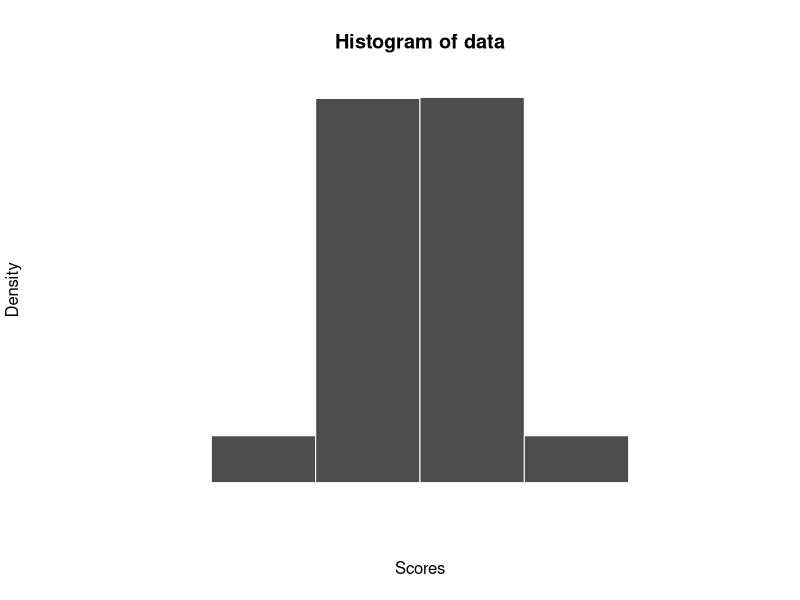
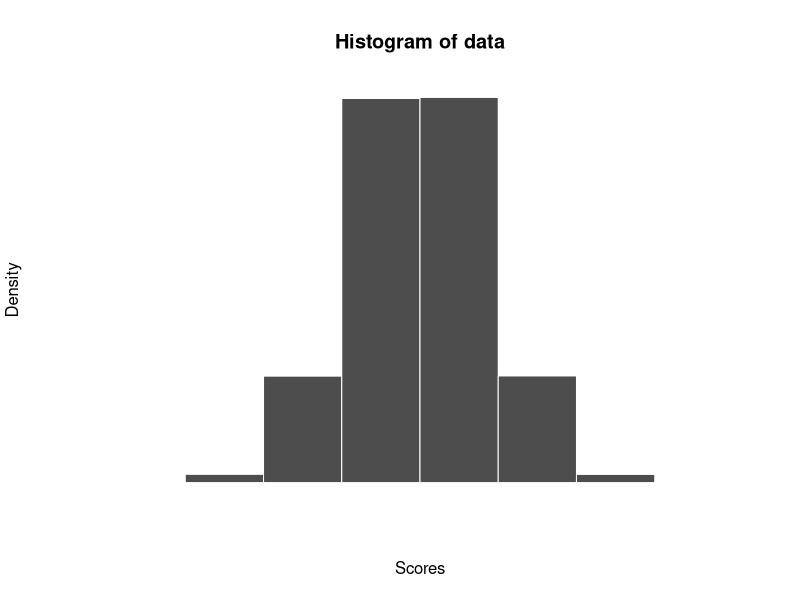
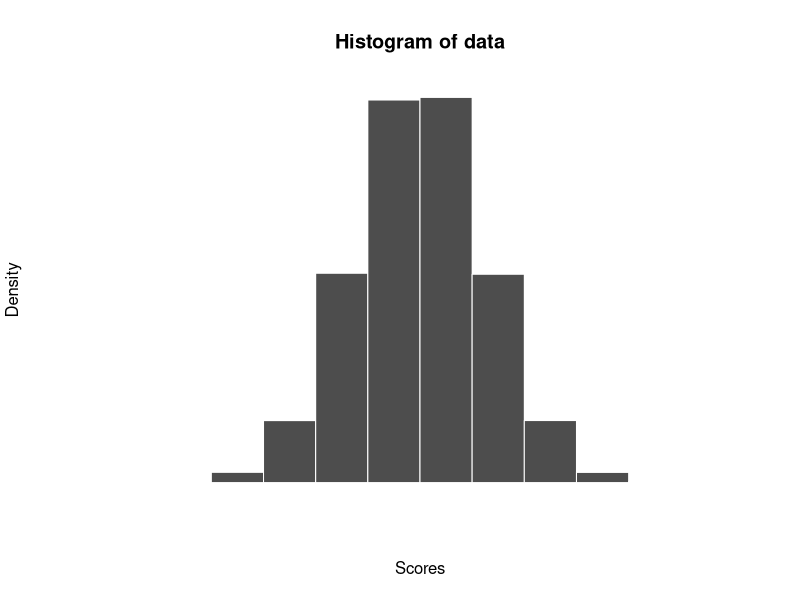
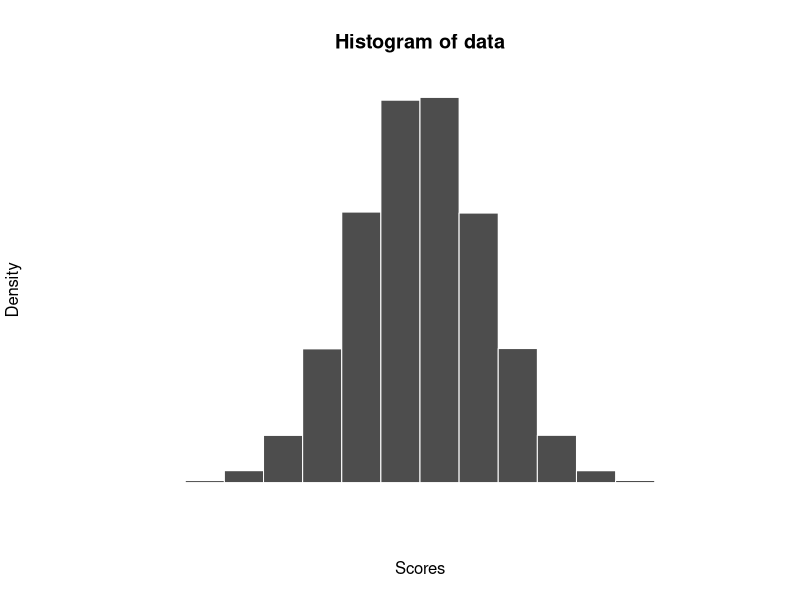
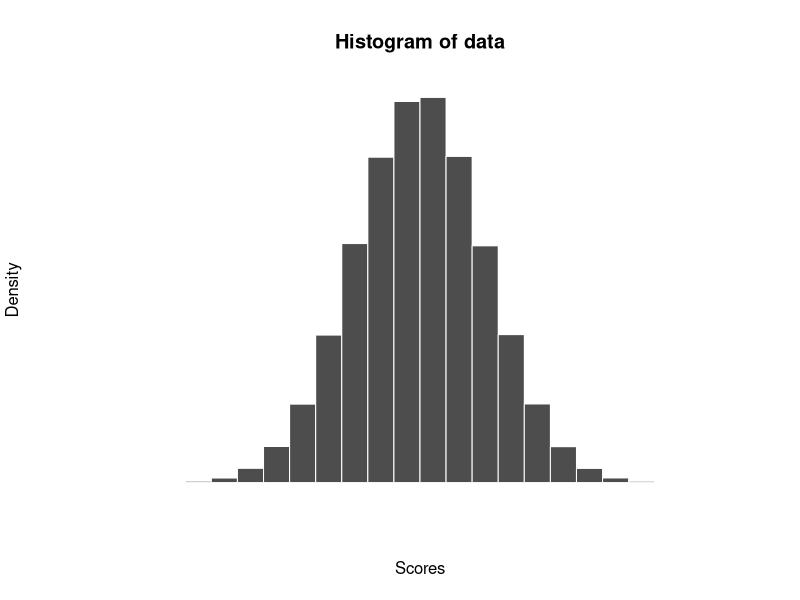
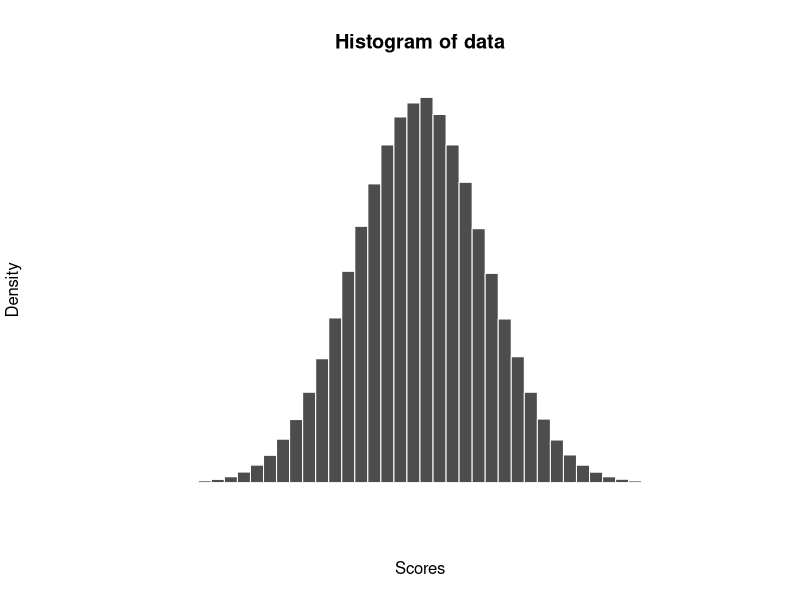
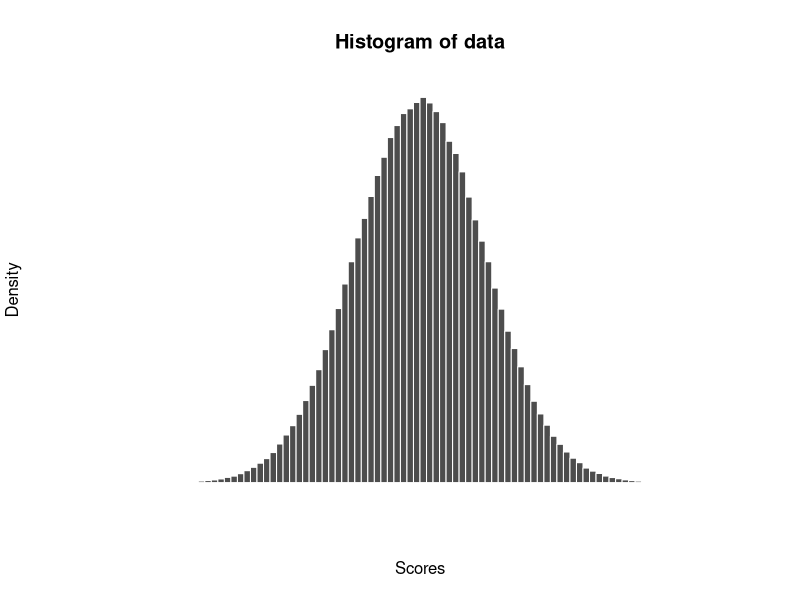
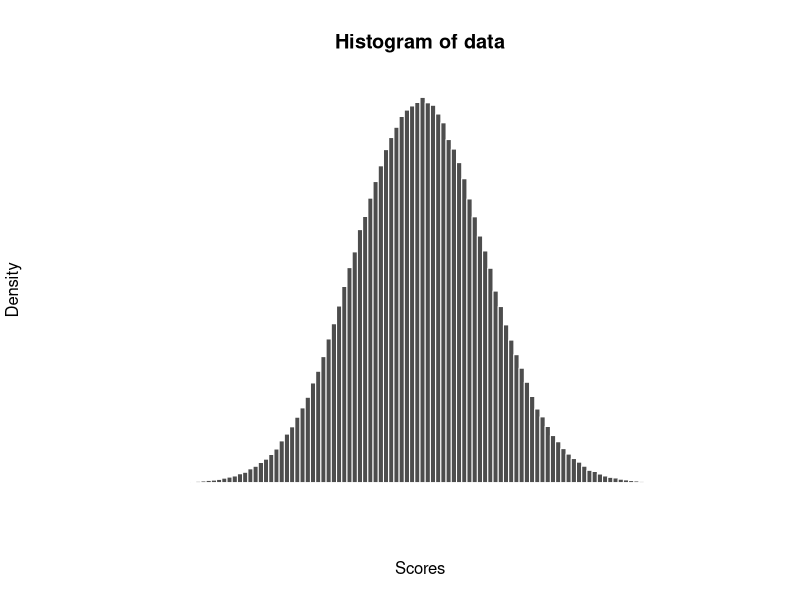

Write the R code that produced these figures, in order.


data <- rnorm(n = 1000000, mean = 6, sd = 1.25)
data <- data[data > 0 & data < 12 ]


v <- c(2, 1.5, 1, 0.75, 0.5, 0.25, 0.125, 0.1, 0.05, 0.025)

for (i in v) {
    
    bins <- seq(from=0, to=12, by=i)
    Sys.sleep(0.4)
    hist(data, xaxt="n", yaxt="n", breaks = bins, xlim = c(0, 12),  labels = FALSE, col="grey30", border="white", xlab="Scores", prob=T)
    #abline(h=c(0:6), col="white")
    
}

lines(density(data))



